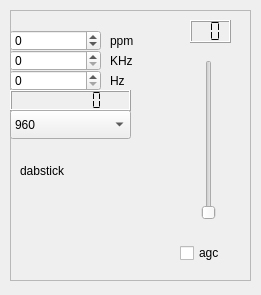
<?xml version="1.0" encoding="UTF-8"?>
<ui version="4.0">
 <class>dabstickWidget</class>
 <widget class="QWidget" name="dabstickWidget">
  <property name="geometry">
   <rect>
    <x>0</x>
    <y>0</y>
    <width>261</width>
    <height>295</height>
   </rect>
  </property>
  <property name="windowTitle">
   <string>Form</string>
  </property>
  <widget class="QFrame" name="contents">
   <property name="geometry">
    <rect>
     <x>10</x>
     <y>10</y>
     <width>241</width>
     <height>271</height>
    </rect>
   </property>
   <property name="frameShape">
    <enum>QFrame::StyledPanel</enum>
   </property>
   <property name="frameShadow">
    <enum>QFrame::Raised</enum>
   </property>
   <widget class="QLCDNumber" name="rateDisplay">
    <property name="geometry">
     <rect>
      <x>0</x>
      <y>80</y>
      <width>121</width>
      <height>21</height>
     </rect>
    </property>
    <property name="digitCount">
     <number>7</number>
    </property>
    <property name="segmentStyle">
     <enum>QLCDNumber::Flat</enum>
    </property>
   </widget>
   <widget class="QLabel" name="label">
    <property name="geometry">
     <rect>
      <x>10</x>
      <y>150</y>
      <width>101</width>
      <height>21</height>
     </rect>
    </property>
    <property name="text">
     <string>dabstick</string>
    </property>
   </widget>
   <widget class="QSpinBox" name="f_correction">
    <property name="geometry">
     <rect>
      <x>0</x>
      <y>20</y>
      <width>91</width>
      <height>21</height>
     </rect>
    </property>
    <property name="minimum">
     <number>-100</number>
    </property>
    <property name="maximum">
     <number>100</number>
    </property>
   </widget>
   <widget class="QSpinBox" name="KhzOffset">
    <property name="geometry">
     <rect>
      <x>0</x>
      <y>40</y>
      <width>91</width>
      <height>21</height>
     </rect>
    </property>
    <property name="maximum">
     <number>1000000</number>
    </property>
   </widget>
   <widget class="QSpinBox" name="HzOffset">
    <property name="geometry">
     <rect>
      <x>0</x>
      <y>60</y>
      <width>91</width>
      <height>21</height>
     </rect>
    </property>
    <property name="maximum">
     <number>999</number>
    </property>
   </widget>
   <widget class="QLabel" name="label_2">
    <property name="geometry">
     <rect>
      <x>100</x>
      <y>60</y>
      <width>51</width>
      <height>21</height>
     </rect>
    </property>
    <property name="text">
     <string>Hz</string>
    </property>
   </widget>
   <widget class="QLabel" name="label_3">
    <property name="geometry">
     <rect>
      <x>100</x>
      <y>40</y>
      <width>41</width>
      <height>21</height>
     </rect>
    </property>
    <property name="text">
     <string>KHz</string>
    </property>
   </widget>
   <widget class="QLabel" name="label_4">
    <property name="geometry">
     <rect>
      <x>100</x>
      <y>20</y>
      <width>51</width>
      <height>21</height>
     </rect>
    </property>
    <property name="text">
     <string>ppm</string>
    </property>
   </widget>
   <widget class="QComboBox" name="rateSelector">
    <property name="geometry">
     <rect>
      <x>0</x>
      <y>100</y>
      <width>121</width>
      <height>29</height>
     </rect>
    </property>
    <item>
     <property name="text">
      <string>960</string>
     </property>
    </item>
    <item>
     <property name="text">
      <string>1200</string>
     </property>
    </item>
    <item>
     <property name="text">
      <string>1536</string>
     </property>
    </item>
    <item>
     <property name="text">
      <string>2000</string>
     </property>
    </item>
    <item>
     <property name="text">
      <string>2500</string>
     </property>
    </item>
    <item>
     <property name="text">
      <string>3000</string>
     </property>
    </item>
   </widget>
   <widget class="QCheckBox" name="agcChecker">
    <property name="geometry">
     <rect>
      <x>170</x>
      <y>230</y>
      <width>61</width>
      <height>26</height>
     </rect>
    </property>
    <property name="text">
     <string>agc</string>
    </property>
   </widget>
   <widget class="QSlider" name="gainSlider">
    <property name="geometry">
     <rect>
      <x>190</x>
      <y>50</y>
      <width>18</width>
      <height>160</height>
     </rect>
    </property>
    <property name="orientation">
     <enum>Qt::Vertical</enum>
    </property>
   </widget>
   <widget class="QLCDNumber" name="showGain">
    <property name="geometry">
     <rect>
      <x>180</x>
      <y>10</y>
      <width>41</width>
      <height>23</height>
     </rect>
    </property>
    <property name="digitCount">
     <number>2</number>
    </property>
    <property name="segmentStyle">
     <enum>QLCDNumber::Flat</enum>
    </property>
   </widget>
  </widget>
 </widget>
 <resources/>
 <connections/>
</ui>
